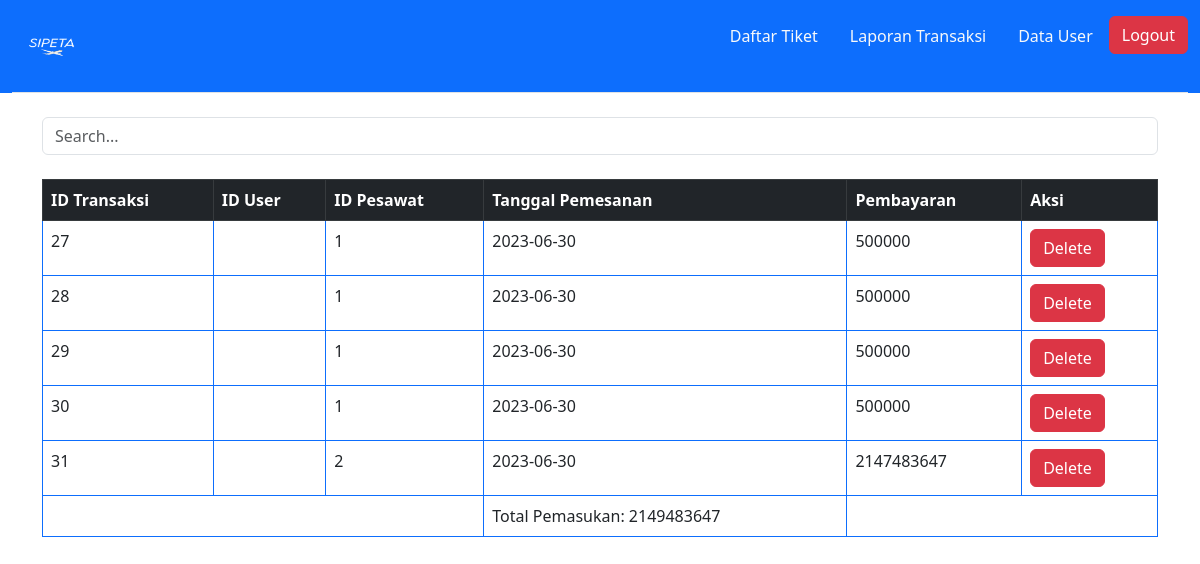
The page /admin/laporan_transaksi.php on the database its author committed.
### tables this page shows
CREATE TABLE `log_transaksi` (
  `id_transaksi` int(11) NOT NULL,
  `tgl_transaksi` date NOT NULL,
  `no_kursi` int(11) NOT NULL,
  `id_pwt` int(11) NOT NULL
);

CREATE TABLE `pesanan_tiket` (
  `id_pwt` int(11) NOT NULL,
  `nama_pwt` text NOT NULL,
  `kota_brkt` text NOT NULL,
  `tujuan` text NOT NULL,
  `tgl_brkt` date NOT NULL,
  `jam_brkt` time NOT NULL,
  `harga_tiket` int(11) NOT NULL
);

### admin/laporan_transaksi.php (the view, shortened to what this page needs)
<!DOCTYPE html>
<html lang="en">
<head>
    <link href="https://cdn.jsdelivr.net/npm/bootstrap@5.3.0/dist/css/bootstrap.min.css" rel="stylesheet">
</head>
<body>
    <div class="container-fluid bg-primary" style="width: 100%;">
        <header class="d-flex flex-wrap justify-content-center py-3 mb-4 border-bottom">
            <a href="/" class="d-flex align-items-center mb-3 mb-md-0 me-md-auto link-body-emphasis text-decoration-none">
                <img src="../assets/logo.png" alt="Logo" width="80" height="60" class="bi me-0 d-inline-block align-text-top">
            </a>
            <ul class="nav nav-pills">
                <li class="nav-item">
                    <a href="daftartiket.php" class="nav-link text-light">Daftar Tiket</a>
                </li>
                <li class="nav-item">
                    <a href="laporan_transaksi.php" class="nav-link text-light">Laporan Transaksi</a>
                </li>
                <li class="nav-item">
                    <a href="datauser.php" class="nav-link text-light">Data User</a>
                </li>
                <li class="nav-item">
                    <a href="../logout.php" class="btn btn-danger">Logout</a>
                </li>
            </ul>
        </header>
    </div>
    <div class="container">
        <div class="row">
            <div class="col">
                <form role="search" method="POST" action="laporan_transaksi.php">
                    <input type="search" class="form-control" placeholder="Search..." aria-label="Search" name="search">
                </form>
                <br>
                <table class="table p-3 table-bordered border-primary">
                    <thead class="table-dark">
                        <tr>
                            <th scope="col">ID Transaksi</th>
                            <th scope="col">ID User</th>
                            <th scope="col">ID Pesawat</th>
                            <th scope="col">Tanggal Pemesanan</th>
                            <th scope="col">Pembayaran</th>
                            <th scope="col">Aksi</th>
                        </tr>
                    </thead>
                    <tbody>
                        <?php
                        require_once "../connection/conn.php";
                        if (isset($_POST['search'])) {
                            $kata_kunci = $_POST['search'];
                            $query = "SELECT log_transaksi.*, pesanan_tiket.nama_pwt, pesanan_tiket.kota_brkt, pesanan_tiket.tujuan, pesanan_tiket.tgl_brkt, pesanan_tiket.jam_brkt, pesanan_tiket.harga_tiket
                            FROM log_transaksi
                            INNER JOIN pesanan_tiket ON log_transaksi.id_pwt = pesanan_tiket.id_pwt WHERE pesanan_tiket.id_pwt LIKE '%$kata_kunci%' OR log_transaksi.tgl_transaksi LIKE '%$kata_kunci%'";
                            $queryCreated = mysqli_query($conn, $query);
                            $hasil = array();
                            $number = 0;
                            while ($data = mysqli_fetch_assoc($queryCreated)) {
                                array_push($hasil, $data);
                                $number++;
                            }
                            foreach ($hasil as $data) {
                        ?>
                                <tr class="bg-white">
                                    <td><?= $data["id_transaksi"]; ?></td>
                                    <td><?= $data["id_cust"]; ?></td>
                                    <td><?= $data["id_pwt"]; ?></td>
                                    <td><?= $data["tgl_transaksi"]; ?></td>
                                    <td><?= $data["harga_tiket"]; ?></td>
                                    <td class="action">
                                        <a href="laporan_transaksi.php?id=<?php echo $data['id_pwt'] ?>" class="btn btn-danger">Delete</a>
                                    </td>
                                </tr>
                                <?php
                            }
                        } else {
                            $queryShow = "SELECT log_transaksi.*, pesanan_tiket.nama_pwt, pesanan_tiket.kota_brkt, pesanan_tiket.tujuan, pesanan_tiket.tgl_brkt, pesanan_tiket.jam_brkt, pesanan_tiket.harga_tiket
                        FROM log_transaksi
                        INNER JOIN pesanan_tiket ON log_transaksi.id_pwt = pesanan_tiket.id_pwt";
                            $show = mysqli_query($conn, $queryShow);
                            $total = 0;
                            if (mysqli_num_rows($show) > 0) {
                                while ($data = mysqli_fetch_assoc($show)) {
                                ?>
                                    <tr class="bg-white">
                                        <td><?= $data["id_transaksi"]; ?></td>
                                        <td><?= $data["id_cust"]; ?></td>
                                        <td><?= $data["id_pwt"]; ?></td>
                                        <td><?= $data["tgl_transaksi"]; ?></td>
                                        <td><?= $data["harga_tiket"]; ?></td>
                                        <td class="action">
                                            <a href="laporan_transaksi.php?id=<?php echo $data['id_transaksi'] ?>" class="btn btn-danger">Delete</a>
                                        </td>
                                    </tr>
                                <?php
                                    $total = $total + $data["harga_tiket"];
                                }
                            } else {
                                ?>
                                <tr class="bg-white">
                                    <td colspan="6" align="center">Tidak ada pemesanan</td>
                                </tr>
                            <?php
                            }
                            ?>
                            <tr>
                                <td colspan="3" align="center">
                                </td>
                                <td> <?php echo "Total Pemasukan: " . $total; ?></td>
                                <td colspan="2"></td>
                            </tr>
                        <?php
                        }
                        ?>
                    </tbody>
                </table>
            </div>
        </div>
    </div>
</body>
</html>

### rows shown on the page
log_transaksi: id_transaksi "27", id_pwt "1", tgl_transaksi "2023-06-30", id_pwt.harga_tiket "500000"
log_transaksi: id_transaksi "28", id_pwt "1", tgl_transaksi "2023-06-30", id_pwt.harga_tiket "500000"
log_transaksi: id_transaksi "29", id_pwt "1", tgl_transaksi "2023-06-30", id_pwt.harga_tiket "500000"
log_transaksi: id_transaksi "30", id_pwt "1", tgl_transaksi "2023-06-30", id_pwt.harga_tiket "500000"
log_transaksi: id_transaksi "31", id_pwt "2", tgl_transaksi "2023-06-30", id_pwt.harga_tiket "2147483647"

### other values the page prints
$total "2149483647"
